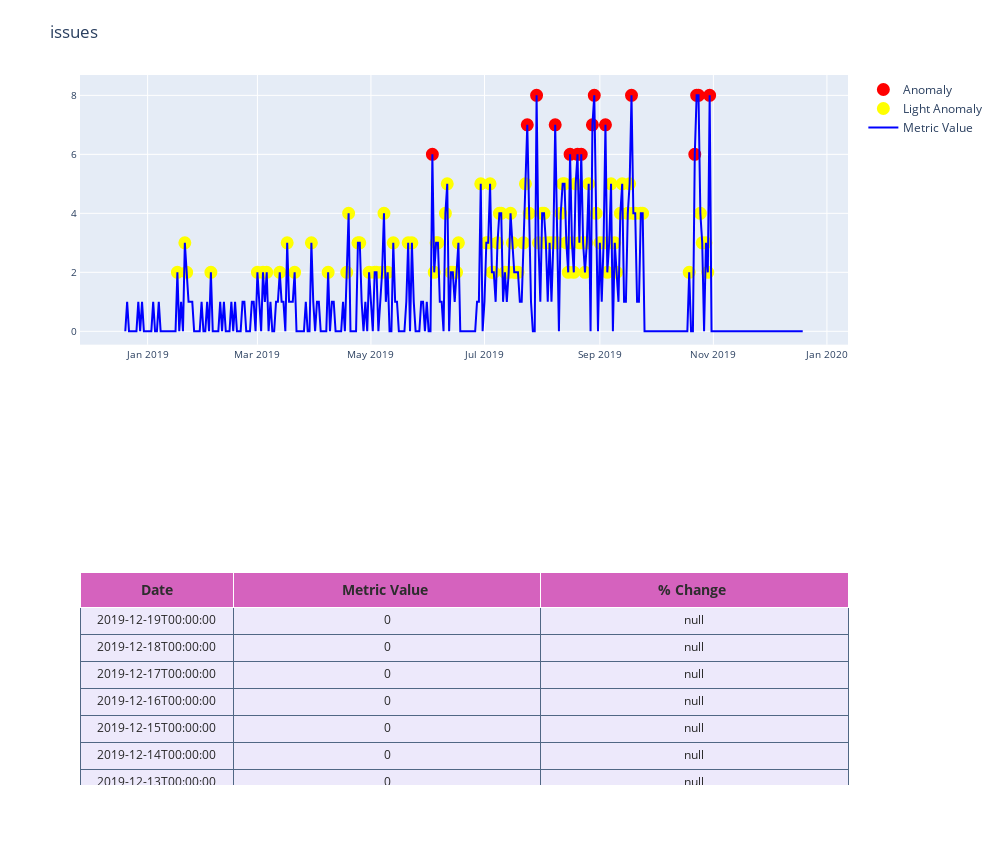
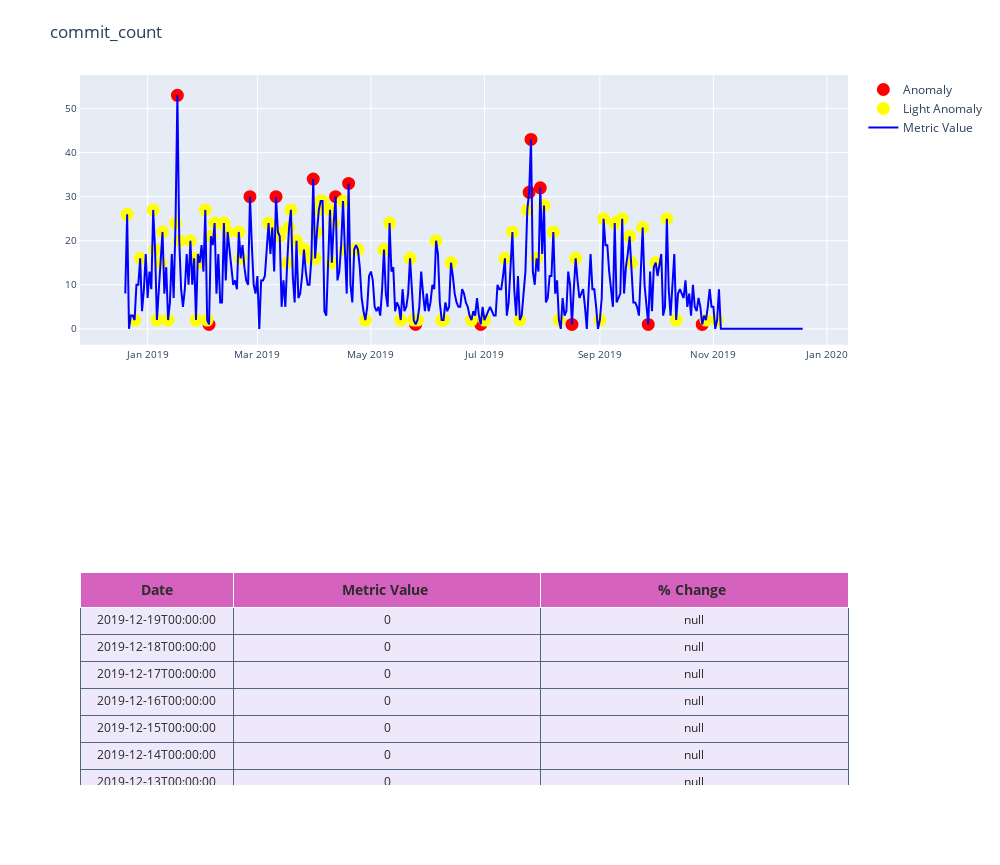
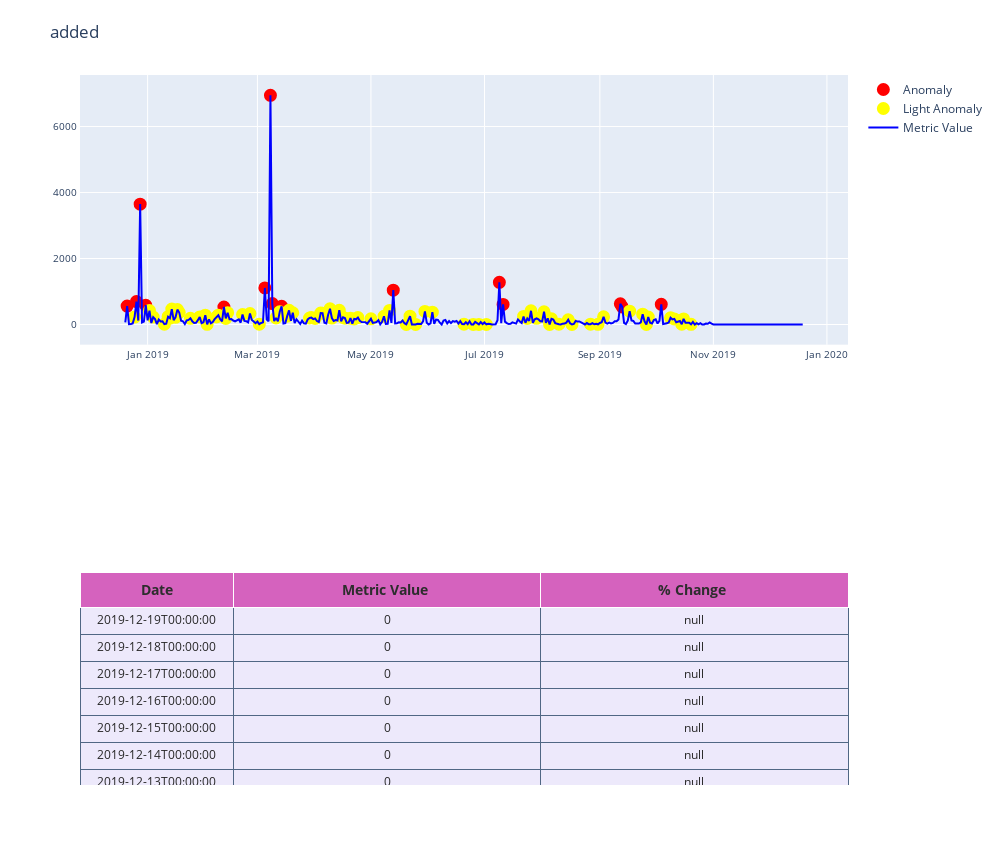
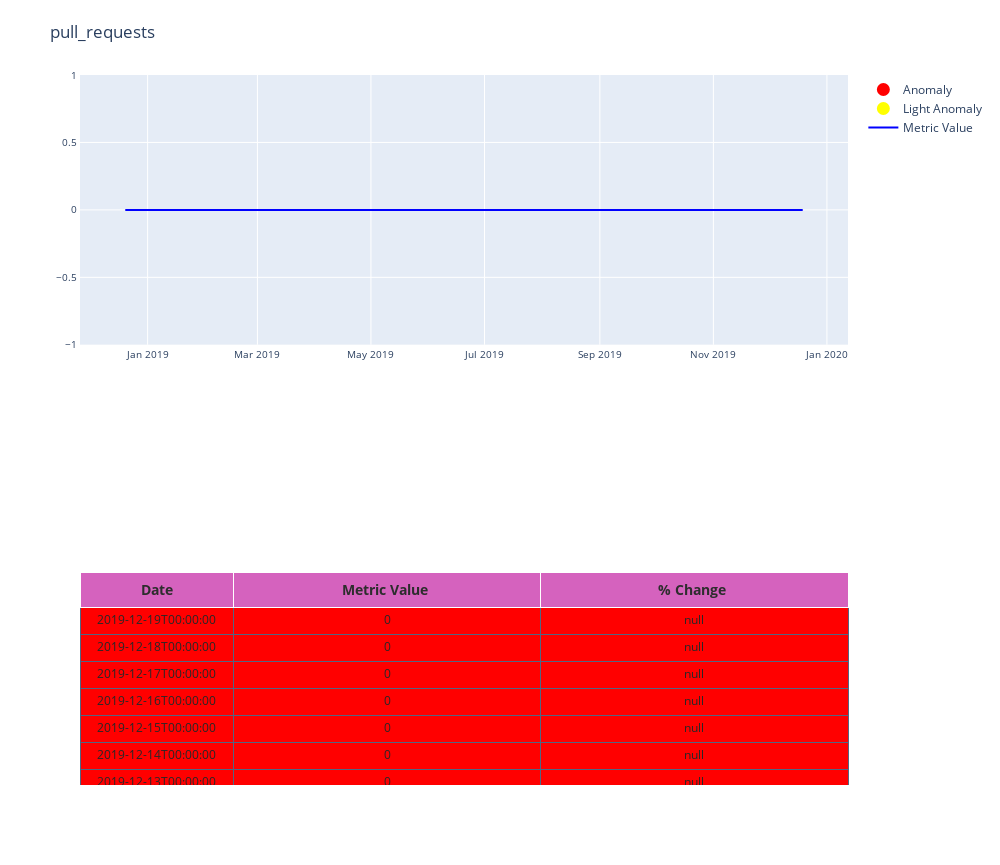

Here is the notebook cell these charts were saved with, in order:
### Markdown cell above
Identify anomalies for individual metrics and plot the results.

X axis — date Y axis — Metric values and anomaly points.

The plots allow us to see the sudden spikes and dips in the metric's value and project the anomalous points onto the plot.

The tables below each plot allow us to examine the raw data and see potential holes or broken pipelines in the data that would need to be fixed in our preprocessing steps. They also let us see which anomalies are low-level (yellow) or high level (red)

### Code cell
import warnings  
warnings.filterwarnings('ignore')
for i, field_name in enumerate(to_model_columns):
    model.fit(df.iloc[:,i:i+1])
    pred = model.predict(df.iloc[:,i:i+1])
    test_df = pd.DataFrame()
    
    test_df['date_col'] = df.index#df['date']
    test_df.index = df.index
    
    # Find decision function to find the score and classify anomalies
    test_df['score'] = model.decision_function(df.iloc[:,i:i+1])
    test_df[field_name] = df.iloc[:,i:i+1]
    test_df['anomaly'] = pred

    # Get the indexes of outliers in order to compare the metrics with use case anomalies if required
    outliers = test_df.loc[test_df['anomaly'] == -1]
    outlier_index = list(outliers.index)
    test_df = classify_anomalies(test_df,field_name)
    plot_anomaly(test_df,field_name)

### Figure 1 — Plotly figure (JSON) as saved in the notebook; plotly's stock layout.template omitted (floating-point values rounded to 4 significant figures; data arrays with more than 128 entries replaced by an {"elided": "..."} marker saying what was removed)
{"data": [{"cells": {"align": ["center", "center", "center", "center", "center"], "fill": {"color": {"elided": "1x365 str values"}}, "font": {"color": ["rgb(40, 40, 40)", "rgb(40, 40, 40)", "rgb(40, 40, 40)", "rgb(40, 40, 40)", "rgb(40, 40, 40)"], "size": 12}, "height": 27, "line": {"color": "#506784"}, "suffix": [null, "", "", "%", ""], "values": {"elided": "3x365 mixed values"}}, "columnwidth": [1, 2], "domain": {"x": [0, 1], "y": [0, 0.3]}, "header": {"fill": {"color": "#d562be"}, "font": {"color": ["rgb(45, 45, 45)", "rgb(45, 45, 45)", "rgb(45, 45, 45)", "rgb(45, 45, 45)", "rgb(45, 45, 45)"], "size": 14}, "height": 20, "values": [["<b>Date</b>"], ["<b>Metric Value </b>"], ["<b>% Change </b>"]]}, "type": "table"}, {"marker": {"color": "red", "line": {"color": "red", "width": 2}, "size": 11}, "mode": "markers", "name": "Anomaly", "showlegend": true, "type": "scatter", "x": {"elided": "365 str values"}, "xaxis": "x", "y": {"elided": "365 int values"}, "yaxis": "y"}, {"marker": {"color": "yellow", "line": {"color": "yellow", "width": 2}, "size": 11}, "mode": "markers", "name": "Light Anomaly", "showlegend": true, "type": "scatter", "x": {"elided": "365 str values"}, "xaxis": "x", "y": {"elided": "365 int values"}, "yaxis": "y"}, {"marker": {"color": "blue", "line": {"width": 1}, "size": 12}, "mode": "lines", "name": "Metric Value", "type": "scatter", "x": {"elided": "365 str values"}, "xaxis": "x", "y": {"elided": "365 int values"}, "yaxis": "y"}], "layout": {"autosize": false, "height": 865, "margin": {"t": 75}, "showlegend": true, "title": {"text": "issues"}, "width": 1000, "xaxis": {"anchor": "y", "domain": [0, 1], "gridcolor": "#ffffff", "mirror": true, "showgrid": true, "showline": true, "showticklabels": true, "tickfont": {"size": 10}, "ticklen": 4, "zeroline": false}, "yaxis": {"anchor": "x", "domain": [0.62, 1], "gridcolor": "#ffffff", "hoverformat": ".2f", "mirror": true, "showgrid": true, "showline": true, "tickfont": {"size": 10}, "ticklen": 4, "zeroline": false}}}

### Figure 2 — Plotly figure (JSON) as saved in the notebook; plotly's stock layout.template omitted (floating-point values rounded to 4 significant figures; data arrays with more than 128 entries replaced by an {"elided": "..."} marker saying what was removed)
{"data": [{"cells": {"align": ["center", "center", "center", "center", "center"], "fill": {"color": {"elided": "1x365 str values"}}, "font": {"color": ["rgb(40, 40, 40)", "rgb(40, 40, 40)", "rgb(40, 40, 40)", "rgb(40, 40, 40)", "rgb(40, 40, 40)"], "size": 12}, "height": 27, "line": {"color": "#506784"}, "suffix": [null, "", "", "%", ""], "values": {"elided": "3x365 mixed values"}}, "columnwidth": [1, 2], "domain": {"x": [0, 1], "y": [0, 0.3]}, "header": {"fill": {"color": "#d562be"}, "font": {"color": ["rgb(45, 45, 45)", "rgb(45, 45, 45)", "rgb(45, 45, 45)", "rgb(45, 45, 45)", "rgb(45, 45, 45)"], "size": 14}, "height": 20, "values": [["<b>Date</b>"], ["<b>Metric Value </b>"], ["<b>% Change </b>"]]}, "type": "table"}, {"marker": {"color": "red", "line": {"color": "red", "width": 2}, "size": 11}, "mode": "markers", "name": "Anomaly", "showlegend": true, "type": "scatter", "x": {"elided": "365 str values"}, "xaxis": "x", "y": {"elided": "365 int values"}, "yaxis": "y"}, {"marker": {"color": "yellow", "line": {"color": "yellow", "width": 2}, "size": 11}, "mode": "markers", "name": "Light Anomaly", "showlegend": true, "type": "scatter", "x": {"elided": "365 str values"}, "xaxis": "x", "y": {"elided": "365 int values"}, "yaxis": "y"}, {"marker": {"color": "blue", "line": {"width": 1}, "size": 12}, "mode": "lines", "name": "Metric Value", "type": "scatter", "x": {"elided": "365 str values"}, "xaxis": "x", "y": {"elided": "365 int values"}, "yaxis": "y"}], "layout": {"autosize": false, "height": 865, "margin": {"t": 75}, "showlegend": true, "title": {"text": "commit_count"}, "width": 1000, "xaxis": {"anchor": "y", "domain": [0, 1], "gridcolor": "#ffffff", "mirror": true, "showgrid": true, "showline": true, "showticklabels": true, "tickfont": {"size": 10}, "ticklen": 4, "zeroline": false}, "yaxis": {"anchor": "x", "domain": [0.62, 1], "gridcolor": "#ffffff", "hoverformat": ".2f", "mirror": true, "showgrid": true, "showline": true, "tickfont": {"size": 10}, "ticklen": 4, "zeroline": false}}}

### Figure 3 — Plotly figure (JSON) as saved in the notebook; plotly's stock layout.template omitted (floating-point values rounded to 4 significant figures; data arrays with more than 128 entries replaced by an {"elided": "..."} marker saying what was removed)
{"data": [{"cells": {"align": ["center", "center", "center", "center", "center"], "fill": {"color": {"elided": "1x365 str values"}}, "font": {"color": ["rgb(40, 40, 40)", "rgb(40, 40, 40)", "rgb(40, 40, 40)", "rgb(40, 40, 40)", "rgb(40, 40, 40)"], "size": 12}, "height": 27, "line": {"color": "#506784"}, "suffix": [null, "", "", "%", ""], "values": {"elided": "3x365 mixed values"}}, "columnwidth": [1, 2], "domain": {"x": [0, 1], "y": [0, 0.3]}, "header": {"fill": {"color": "#d562be"}, "font": {"color": ["rgb(45, 45, 45)", "rgb(45, 45, 45)", "rgb(45, 45, 45)", "rgb(45, 45, 45)", "rgb(45, 45, 45)"], "size": 14}, "height": 20, "values": [["<b>Date</b>"], ["<b>Metric Value </b>"], ["<b>% Change </b>"]]}, "type": "table"}, {"marker": {"color": "red", "line": {"color": "red", "width": 2}, "size": 11}, "mode": "markers", "name": "Anomaly", "showlegend": true, "type": "scatter", "x": {"elided": "365 str values"}, "xaxis": "x", "y": {"elided": "365 int values"}, "yaxis": "y"}, {"marker": {"color": "yellow", "line": {"color": "yellow", "width": 2}, "size": 11}, "mode": "markers", "name": "Light Anomaly", "showlegend": true, "type": "scatter", "x": {"elided": "365 str values"}, "xaxis": "x", "y": {"elided": "365 int values"}, "yaxis": "y"}, {"marker": {"color": "blue", "line": {"width": 1}, "size": 12}, "mode": "lines", "name": "Metric Value", "type": "scatter", "x": {"elided": "365 str values"}, "xaxis": "x", "y": {"elided": "365 int values"}, "yaxis": "y"}], "layout": {"autosize": false, "height": 865, "margin": {"t": 75}, "showlegend": true, "title": {"text": "added"}, "width": 1000, "xaxis": {"anchor": "y", "domain": [0, 1], "gridcolor": "#ffffff", "mirror": true, "showgrid": true, "showline": true, "showticklabels": true, "tickfont": {"size": 10}, "ticklen": 4, "zeroline": false}, "yaxis": {"anchor": "x", "domain": [0.62, 1], "gridcolor": "#ffffff", "hoverformat": ".2f", "mirror": true, "showgrid": true, "showline": true, "tickfont": {"size": 10}, "ticklen": 4, "zeroline": false}}}

### Figure 4 — Plotly figure (JSON) as saved in the notebook; plotly's stock layout.template omitted (floating-point values rounded to 4 significant figures; data arrays with more than 128 entries replaced by an {"elided": "..."} marker saying what was removed)
{"data": [{"cells": {"align": ["center", "center", "center", "center", "center"], "fill": {"color": {"elided": "1x365 str values"}}, "font": {"color": ["rgb(40, 40, 40)", "rgb(40, 40, 40)", "rgb(40, 40, 40)", "rgb(40, 40, 40)", "rgb(40, 40, 40)"], "size": 12}, "height": 27, "line": {"color": "#506784"}, "suffix": [null, "", "", "%", ""], "values": {"elided": "3x365 mixed values"}}, "columnwidth": [1, 2], "domain": {"x": [0, 1], "y": [0, 0.3]}, "header": {"fill": {"color": "#d562be"}, "font": {"color": ["rgb(45, 45, 45)", "rgb(45, 45, 45)", "rgb(45, 45, 45)", "rgb(45, 45, 45)", "rgb(45, 45, 45)"], "size": 14}, "height": 20, "values": [["<b>Date</b>"], ["<b>Metric Value </b>"], ["<b>% Change </b>"]]}, "type": "table"}, {"marker": {"color": "red", "line": {"color": "red", "width": 2}, "size": 11}, "mode": "markers", "name": "Anomaly", "showlegend": true, "type": "scatter", "x": {"elided": "365 str values"}, "xaxis": "x", "y": {"elided": "365 null values"}, "yaxis": "y"}, {"marker": {"color": "yellow", "line": {"color": "yellow", "width": 2}, "size": 11}, "mode": "markers", "name": "Light Anomaly", "showlegend": true, "type": "scatter", "x": {"elided": "365 str values"}, "xaxis": "x", "y": {"elided": "365 null values"}, "yaxis": "y"}, {"marker": {"color": "blue", "line": {"width": 1}, "size": 12}, "mode": "lines", "name": "Metric Value", "type": "scatter", "x": {"elided": "365 str values"}, "xaxis": "x", "y": {"elided": "365 int values"}, "yaxis": "y"}], "layout": {"autosize": false, "height": 865, "margin": {"t": 75}, "showlegend": true, "title": {"text": "pull_requests"}, "width": 1000, "xaxis": {"anchor": "y", "domain": [0, 1], "gridcolor": "#ffffff", "mirror": true, "showgrid": true, "showline": true, "showticklabels": true, "tickfont": {"size": 10}, "ticklen": 4, "zeroline": false}, "yaxis": {"anchor": "x", "domain": [0.62, 1], "gridcolor": "#ffffff", "hoverformat": ".2f", "mirror": true, "showgrid": true, "showline": true, "tickfont": {"size": 10}, "ticklen": 4, "zeroline": false}}}
